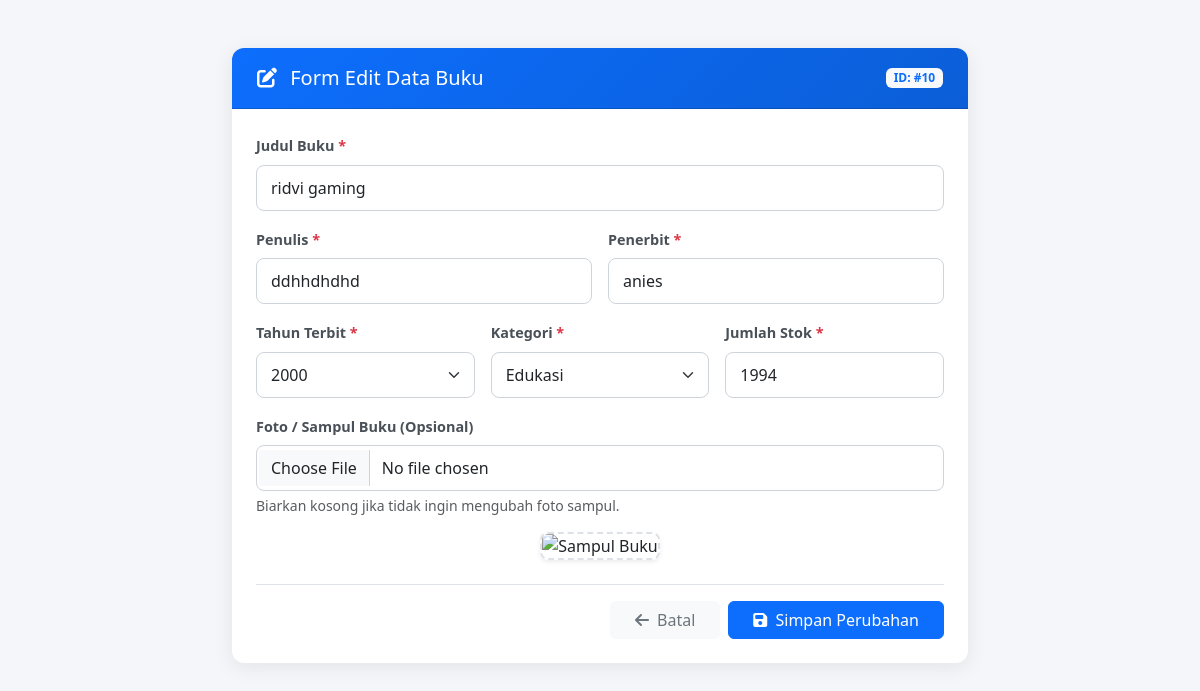
The app's page /view/view_admin/edit_buku.php?id=10 (signed in), older data.
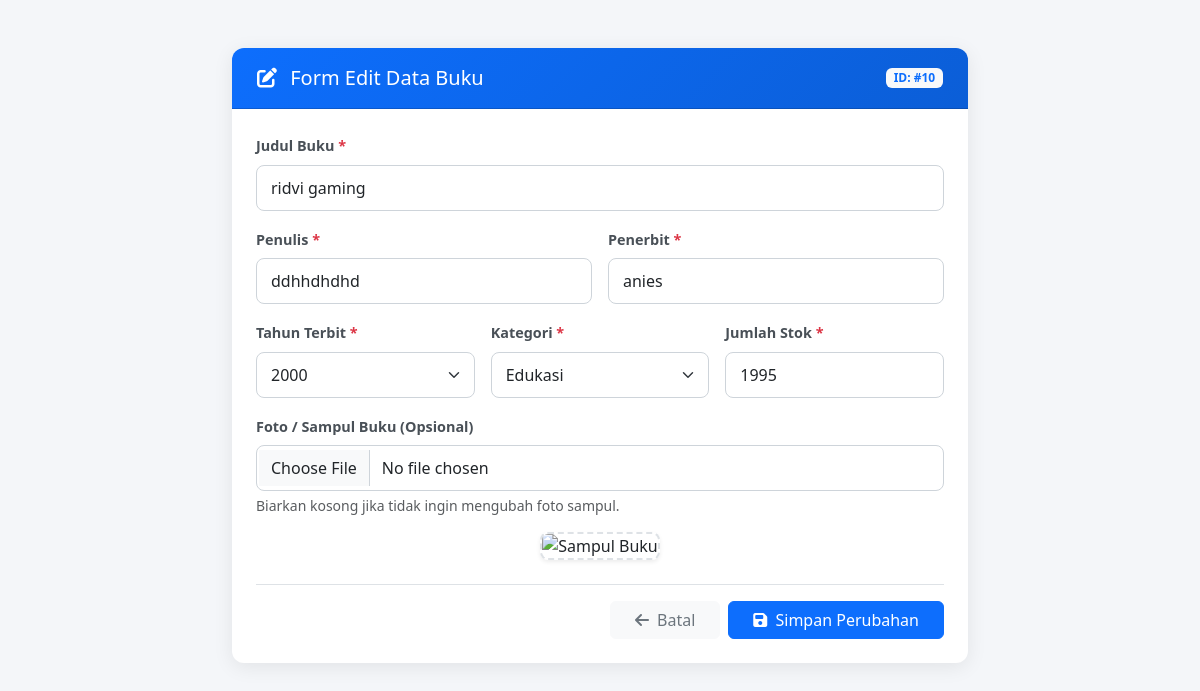
The same page, newer data.
### tables this page shows
CREATE TABLE `buku` (
  `id_buku` int(11) NOT NULL,
  `judul` varchar(150) NOT NULL,
  `penulis` varchar(100) NOT NULL,
  `penerbit` varchar(100) NOT NULL,
  `tahun_terbit` year(4) NOT NULL,
  `kategori` varchar(20) NOT NULL,
  `stok` int(5) NOT NULL,
  `foto` varchar(100) NOT NULL
);

### models/m_koneksi.php (called while the page is built, shortened)
<?php
class Koneksi {
    private $host = "localhost",
            $username = "root",
            $pass = "",
            $db = "perpustakaan";
    function __construct() {
        $this->koneksi = mysqli_connect(
            $this->host,
            $this->username,
            $this->pass,
            $this->db
        );
    }
}

### models/m_buku.php (called while the page is built, shortened)
<?php
include_once 'm_koneksi.php';
class m_buku {
    private $koneksi;
    public function __construct() {
        $db = new koneksi();
        $this->koneksi = $db->koneksi;
    }
    public function get_buku_by_id($id_buku) {
        $stmt = $this->koneksi->prepare("SELECT * FROM buku WHERE id_buku = ?");
        $stmt->bind_param("i", $id_buku);
        $stmt->execute();
        return $stmt->get_result()->fetch_assoc();
    }
}
?>

### view/view_admin/edit_buku.php (the view, shortened to what the changed rows need)
<?php
require_once '../../models/m_buku.php';
$id_buku = $_GET['id'] ?? 0;
$model_buku = new m_buku();
$data_buku = $model_buku->get_buku_by_id((int)$id_buku);
?>
<!DOCTYPE html>
<html lang="id">
<head>
    <link href="https://cdn.jsdelivr.net/npm/bootstrap@5.3.0/dist/css/bootstrap.min.css" rel="stylesheet">
    <link rel="stylesheet" href="https://cdnjs.cloudflare.com/ajax/libs/font-awesome/6.4.0/css/all.min.css">
</head>
<body>
<div class="container py-5">
    <div class="row justify-content-center">
        <div class="col-lg-8 col-md-10">
            <div class="card">
                <div class="card-header d-flex justify-content-between align-items-center">
                    <h5 class="mb-0 fs-5"><i class="fa-solid fa-pen-to-square me-2"></i> Form Edit Data Buku</h5>
                    <span class="badge bg-light text-primary">ID: #<?= htmlspecialchars($data_buku['id_buku']); ?></span>
                </div>
                <div class="card-body p-4">
                    <form action="../../controller/c_proses_buku.php" method="POST" enctype="multipart/form-data">
                        <div class="row g-3 mb-3">
                            <div class="col-md-12">
                                <label for="judul" class="form-label">Judul Buku <span class="text-danger">*</span></label>
                                <input type="text" class="form-control" id="judul" name="judul" value="<?= htmlspecialchars($data_buku['judul']); ?>" required maxlength="150">
                            </div>
                            <div class="col-md-6">
                                <label for="penulis" class="form-label">Penulis <span class="text-danger">*</span></label>
                                <input type="text" class="form-control" id="penulis" name="penulis" value="<?= htmlspecialchars($data_buku['penulis']); ?>" required maxlength="100">
                            </div>
                            <div class="col-md-6">
                                <label for="penerbit" class="form-label">Penerbit <span class="text-danger">*</span></label>
                                <input type="text" class="form-control" id="penerbit" name="penerbit" value="<?= htmlspecialchars($data_buku['penerbit']); ?>" required maxlength="100">
                            </div>
                        </div>
                        <div class="row g-3 mb-3">
                            <div class="col-md-4">
                                <label for="stok" class="form-label">Jumlah Stok <span class="text-danger">*</span></label>
                                <input type="number" class="form-control" id="stok" name="stok" min="0" value="<?= (int)$data_buku['stok']; ?>" required>
                            </div>
                        </div>
                    </form>
                </div>
            </div>
        </div>
    </div>
</div>
</body>
</html>

Row changes from the older to the newer data that the page shows:
changed buku "ridvi gaming": stok "1994" → "1995"
